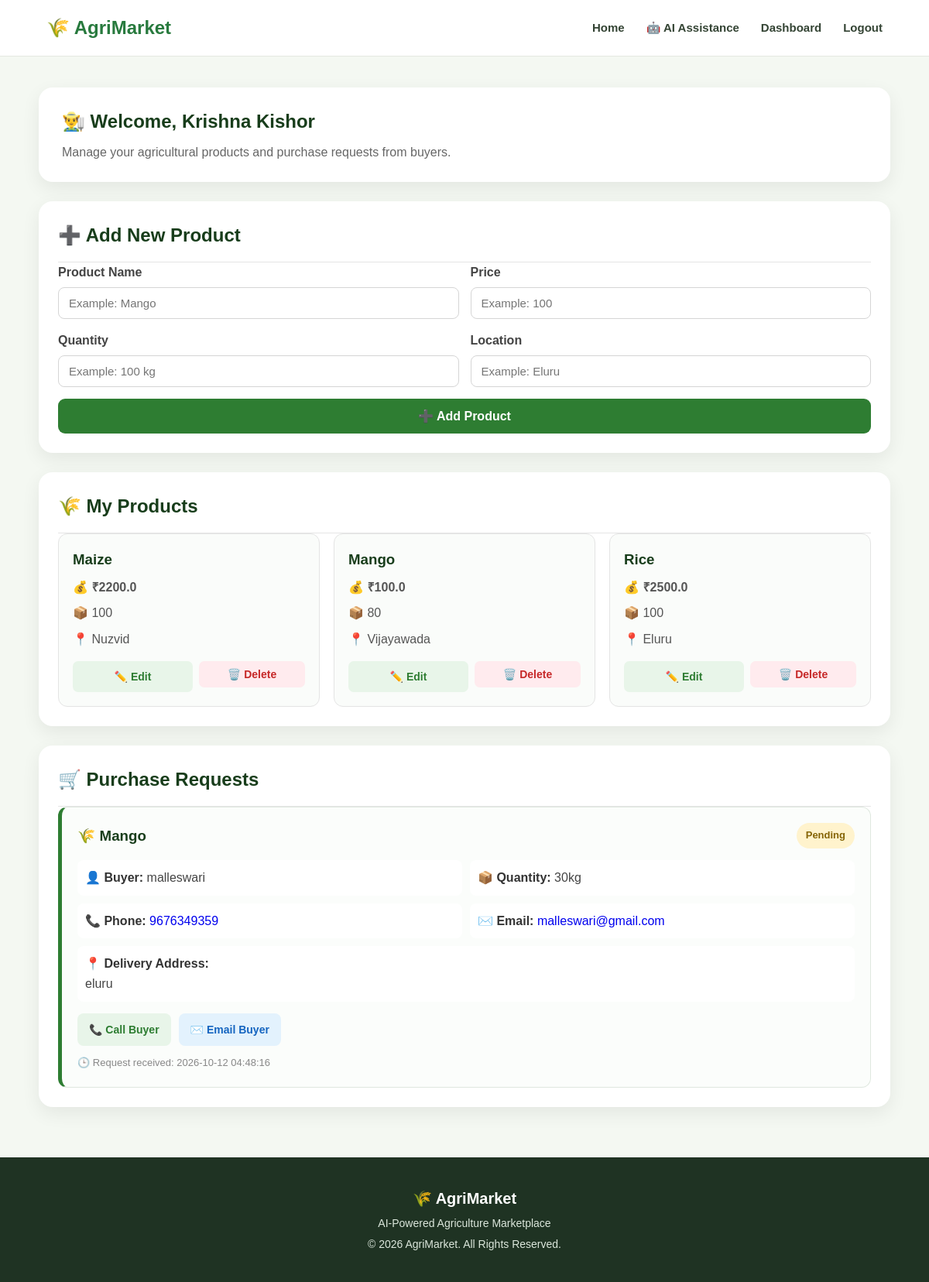
Screenshot of /dashboard (signed in) with the database file from the repository.
### tables this page shows
CREATE TABLE products (
            id INTEGER PRIMARY KEY AUTOINCREMENT,
            name TEXT NOT NULL,
            price REAL NOT NULL,
            quantity TEXT NOT NULL,
            location TEXT NOT NULL,
            farmer_id INTEGER NOT NULL,
            FOREIGN KEY (farmer_id)
            REFERENCES farmers(id)
        );

CREATE TABLE purchase_requests (id INTEGER PRIMARY KEY AUTOINCREMENT, product_id INTEGER NOT NULL, farmer_id INTEGER NOT NULL, buyer_name TEXT NOT NULL, buyer_email TEXT NOT NULL, buyer_phone TEXT NOT NULL, quantity TEXT NOT NULL, delivery_address TEXT NOT NULL, message TEXT, status TEXT DEFAULT Pending, created_at TIMESTAMP DEFAULT CURRENT_TIMESTAMP, FOREIGN KEY(product_id) REFERENCES products(id), FOREIGN KEY(farmer_id) REFERENCES farmers(id));

### backend/app.py (the view)
@app.route("/dashboard")
def dashboard():
    if "farmer_id" not in session:
        return redirect("/login")
    farmer_id = session["farmer_id"]
    connection = get_db_connection()
    products = connection.execute("""
        SELECT *
        FROM products
        WHERE farmer_id = ?
        ORDER BY id DESC
    """, (
        farmer_id,
    )).fetchall()
    purchase_requests = connection.execute("""
        SELECT
            purchase_requests.*,
            products.name AS product_name,
            products.price AS product_price
        FROM purchase_requests
        JOIN products
        ON purchase_requests.product_id = products.id
        WHERE purchase_requests.farmer_id = ?
        ORDER BY purchase_requests.id DESC
    """, (
        farmer_id,
    )).fetchall()
    connection.close()
    return render_template(
        "dashboard.html",
        products=products,
        purchase_requests=purchase_requests,
        farmer_name=session["farmer_name"]
    )

### backend/app.py (called while the page is built)
def get_db_connection():
    connection = sqlite3.connect(DATABASE)
    connection.row_factory = sqlite3.Row
    return connection

### templates/dashboard.html (shortened to what this page needs)
<!DOCTYPE html>
<html lang="en">
<head>
    <link rel="stylesheet"
          href="{{ url_for('static', filename='style.css') }}">
</head>
<body>
<nav class="main-nav">
    <div class="nav-container">
        <div class="logo">
            🌾 AgriMarket
        </div>
        <div class="nav-links">
            <a href="/">
                Home
            </a>
            <a href="/crop-assistance">
                🤖 AI Assistance
            </a>
            <a href="/dashboard">
                Dashboard
            </a>
            <a href="/logout">
                Logout
            </a>
        </div>
    </div>
</nav>
<section class="dashboard-page">
    <div class="dashboard-container">
        <div class="welcome-card">
            <h1>
                👨‍🌾 Welcome, {{ farmer_name }}
            </h1>
            <p>
                Manage your agricultural products and
                purchase requests from buyers.
            </p>
        </div>
        <div class="section-card">
            <h2 class="section-title">
                ➕ Add New Product
            </h2>
            <form
                action="/add-product"
                method="POST"
                class="add-product-form"
            >
                <div class="form-group">
                    <label>
                        Product Name
                    </label>
                    <input
                        type="text"
                        name="name"
                        placeholder="Example: Mango"
                        required
                    >
                </div>
                <div class="form-group">
                    <label>
                        Price
                    </label>
                    <input
                        type="number"
                        name="price"
                        step="0.01"
                        placeholder="Example: 100"
                        required
                    >
                </div>
                <div class="form-group">
                    <label>
                        Quantity
                    </label>
                    <input
                        type="text"
                        name="quantity"
                        placeholder="Example: 100 kg"
                        required
                    >
                </div>
                <div class="form-group">
                    <label>
                        Location
                    </label>
                    <input
                        type="text"
                        name="location"
                        placeholder="Example: Eluru"
                        required
                    >
                </div>
                <button
                    type="submit"
                    class="add-button"
                >
                    ➕ Add Product
                </button>
            </form>
        </div>
        <div class="section-card">
            <h2 class="section-title">
                🌾 My Products
            </h2>
            {% if products %}
                <div class="product-grid">
                    {% for product in products %}
                        <div class="product-item">
                            <h3>
                                {{ product["name"] }}
                            </h3>
                            <p>
                                💰
                                <strong>₹{{ product["price"] }}</strong>
                            </p>
                            <p>
                                📦
                                {{ product["quantity"] }}
                            </p>
                            <p>
                                📍
                                {{ product["location"] }}
                            </p>
                            <div class="product-actions">
                                <a
                                    href="/edit-product/{{ product['id'] }}"
                                    class="action-button edit-button"
                                >
                                    ✏️ Edit
                                </a>
                                <form
                                    action="/delete-product/{{ product['id'] }}"
                                    method="POST"
                                    style="flex: 1;"
                                >
                                    <button
                                        type="submit"
                                        class="action-button delete-button"
                                        style="width: 100%;"
                                        onclick="return confirm('Are you sure you want to delete this product?');"
                                    >
                                        🗑️ Delete
                                    </button>
                                </form>
                            </div>
                        </div>
                    {% endfor %}
                </div>
            {% else %}
                <div class="empty-message">
                    You have not added any products yet.
                </div>
            {% endif %}
        </div>
        <div class="section-card">
            <h2 class="section-title">
                🛒 Purchase Requests
            </h2>
            {% if purchase_requests %}
                <div class="request-list">
                    {% for request in purchase_requests %}
                        <div class="request-card">
                            <div class="request-header">
                                <h3>
                                    🌾 {{ request["product_name"] }}
                                </h3>
                                <span class="status-badge">
                                    {{ request["status"] }}
                                </span>
                            </div>
                            <div class="request-details">
                                <div class="request-detail">
                                    👤
                                    <strong>Buyer:</strong>
                                    {{ request["buyer_name"] }}
                                </div>
                                <div class="request-detail">
                                    📦
                                    <strong>Quantity:</strong>
                                    {{ request["quantity"] }}
                                </div>
                                <div class="request-detail">
                                    📞
                                    <strong>Phone:</strong>
                                    <a
                                        href="tel:{{ request['buyer_phone'] }}"
                                    >
                                        {{ request["buyer_phone"] }}
                                    </a>
                                </div>
                                <div class="request-detail">
                                    ✉️
                                    <strong>Email:</strong>
                                    <a
                                        href="mailto:{{ request['buyer_email'] }}"
                                    >
                                        {{ request["buyer_email"] }}
                                    </a>
                                </div>
                                <div class="request-detail address-detail">
                                    📍
                                    <strong>Delivery Address:</strong>
                                    <br>
                                    {{ request["delivery_address"] }}
                                </div>
                            </div>
                            <div class="buyer-contact-buttons">
                                <a
                                    href="tel:{{ request['buyer_phone'] }}"
                                    class="buyer-contact-button buyer-call"
                                >
                                    📞 Call Buyer
                                </a>
                                <a
                                    href="mailto:{{ request['buyer_email'] }}"
                                    class="buyer-contact-button buyer-email"
                                >
                                    ✉️ Email Buyer
                                </a>
                            </div>
                            <div class="request-date">
                                🕒 Request received:
                                {{ request["created_at"] }}
                            </div>
                        </div>
                    {% endfor %}
                </div>
            {% endif %}
        </div>
    </div>
</section>
<footer class="footer">
    <p>
        🌾 AgriMarket
    </p>
    <p>
        AI-Powered Agriculture Marketplace
    </p>
    <p>
        © 2026 AgriMarket. All Rights Reserved.
    </p>
</footer>
</body>
</html>

### static/style.css (style rules this page uses)
* { margin: 0; padding: 0; box-sizing: border-box; }
html { width: 100%; overflow-x: hidden; scroll-behavior: smooth; }
body { width: 100%; min-width: 0; font-family: Arial, Helvetica, sans-serif; background: #f5f7f4; color: #243024; line-height: 1.6; overflow-x: hidden; }
a { text-decoration: none; }
button, input, select { font-family: inherit; }
.main-nav { background: white; border-bottom: 1px solid #e4e8e2; position: sticky; top: 0; z-index: 1000; }
.nav-container { width: 90%; max-width: 1200px; min-height: 72px; margin: auto; display: flex; align-items: center; justify-content: space-between; gap: 25px; }
.logo { font-size: 24px; font-weight: 700; color: #287a3e; white-space: nowrap; }
.nav-links { display: flex; align-items: center; justify-content: flex-end; flex-wrap: wrap; gap: 28px; }
.nav-links a { color: #344434; font-size: 15px; font-weight: 600; transition: 0.2s; white-space: nowrap; }
.footer { background: #1f3323; color: #dce7dc; text-align: center; padding: 32px 20px; }
.footer p { margin: 5px 0; font-size: 14px; overflow-wrap: anywhere; }
.footer p:first-child { font-size: 20px; font-weight: 700; color: white; }

### templates/dashboard.html (style rules this page uses)
.dashboard-page { min-height: 75vh; padding: 40px 20px; background: #f4f8f2; }
.dashboard-container { max-width: 1100px; margin: auto; }
.welcome-card { background: white; padding: 25px 30px; border-radius: 18px; margin-bottom: 25px; box-shadow: 0 8px 25px rgba(0, 0, 0, 0.07); }
.welcome-card h1 { margin: 0 0 8px; color: #183d1b; }
.welcome-card p { color: #666; margin: 0; }
.section-card { background: white; padding: 25px; border-radius: 18px; margin-bottom: 25px; box-shadow: 0 8px 25px rgba(0, 0, 0, 0.07); }
.section-title { margin-top: 0; color: #183d1b; border-bottom: 1px solid #e5e5e5; padding-bottom: 15px; }
.add-product-form { display: grid; grid-template-columns: repeat(2, 1fr); gap: 15px; }
.form-group { display: flex; flex-direction: column; }
.form-group label { margin-bottom: 6px; font-weight: 600; color: #444; }
.form-group input { padding: 11px 13px; border: 1px solid #d5d5d5; border-radius: 8px; font-size: 15px; box-sizing: border-box; }
.add-button { grid-column: 1 / -1; border: none; background: #2e7d32; color: white; padding: 13px; border-radius: 9px; font-size: 16px; font-weight: 700; cursor: pointer; }
.product-grid { display: grid; grid-template-columns: repeat(3, 1fr); gap: 18px; }
.product-item { border: 1px solid #e4e4e4; border-radius: 12px; padding: 18px; background: #fafcfa; }
.product-item h3 { margin-top: 0; color: #183d1b; }
.product-item p { color: #555; margin: 8px 0; }
.product-actions { display: flex; gap: 8px; margin-top: 15px; }
.action-button { flex: 1; text-align: center; text-decoration: none; padding: 9px; border-radius: 7px; font-size: 14px; font-weight: 600; }
.edit-button { background: #e8f5e9; color: #2e7d32; }
.delete-button { border: none; background: #ffebee; color: #c62828; cursor: pointer; font-weight: 600; border-radius: 7px; }
.request-list { display: grid; gap: 18px; }
.request-card { border: 1px solid #dfe8df; border-left: 5px solid #2e7d32; border-radius: 12px; padding: 20px; background: #fbfdfb; }
.request-header { display: flex; justify-content: space-between; align-items: center; gap: 15px; margin-bottom: 15px; }
.request-header h3 { margin: 0; color: #183d1b; }
.status-badge { background: #fff3cd; color: #856404; padding: 6px 12px; border-radius: 20px; font-size: 13px; font-weight: 700; }
.request-details { display: grid; grid-template-columns: repeat(2, 1fr); gap: 10px; color: #444; }
.request-detail { padding: 10px; background: white; border-radius: 8px; }
.request-detail strong { color: #333; }
.address-detail { grid-column: 1 / -1; }
.buyer-contact-buttons { display: flex; gap: 10px; margin-top: 15px; }
.buyer-contact-button { display: inline-block; padding: 10px 15px; border-radius: 8px; text-decoration: none; font-weight: 700; font-size: 14px; }
.buyer-call { background: #e8f5e9; color: #2e7d32; }
.buyer-email { background: #e3f2fd; color: #1565c0; }
.request-date { margin-top: 12px; color: #888; font-size: 13px; }

### rows the page displays
products: name "Maize", price "2200.0", quantity "100", location "Nuzvid"
products: name "Mango", price "100.0", quantity "80", location "Vijayawada"
products: name "Rice", price "2500.0", quantity "100", location "Eluru"
purchase_requests: product_name "Mango", status "Pending", buyer_name "malleswari", quantity "30kg", buyer_phone "9676349359", buyer_email "malleswari@gmail.com", delivery_address "eluru", created_at "2026-10-12 04:48:16"

### other values shown
{{ farmer_name }} "Krishna Kishor"
